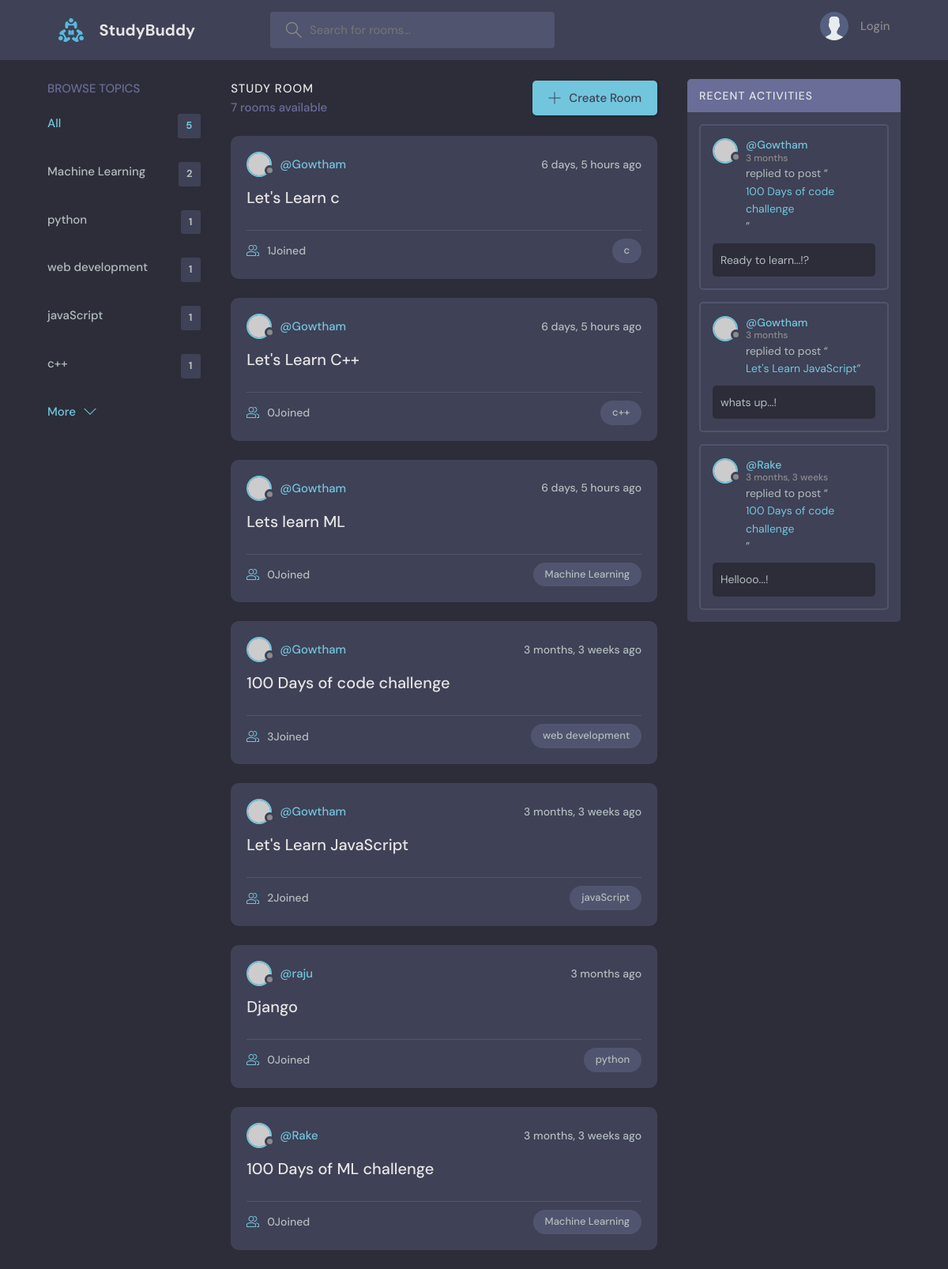
The page / on the database its author committed.
### basics/models.py (models this page shows, shortened)
class Topic(models.Model):
    name=models.CharField(max_length=200)

class Room(models.Model):
    host=models.ForeignKey(User,on_delete=models.SET_NULL,null=True)
    topic=models.ForeignKey(Topic,on_delete=models.SET_NULL,null=True)
    name=models.CharField(max_length=200)
    description=models.TextField(null=True,blank=True)
    participants=models.ManyToManyField(User,related_name='participants',blank=True)
    updated = models.DateTimeField(auto_now=True)
    created=models.DateTimeField(auto_now_add=True)
    class Meta:
        ordering=['-updated','-created']
    def __str__(self):
        return self.name

class Message(models.Model):
    user= models.ForeignKey(User,on_delete=models.CASCADE)
    room=models.ForeignKey(Room,on_delete=models.CASCADE)#If the room gets deleted then all the childrens get deleted
    body=models.TextField()
    updated = models.DateTimeField(auto_now=True)
    created=models.DateTimeField(auto_now_add=True)
    class Meta:
        ordering=['-updated','-created']

### basics/views.py (the view)
# urls.py: 2. Add a URL to urlpatterns:  path('', views.home, name='home')
def home(request):
    q = request.GET.get('q') if request.GET.get('q')!= None else ''
    rooms=Room.objects.filter(
                              Q(topic__name__icontains= q)|
                              Q(name__icontains=q)|
                              Q(description__icontains=q)
                              )
    topics=Topic.objects.all()[0:5]
    room_count=rooms.count()
    room_messages = Message.objects.filter(Q(room__topic__name__icontains=q))
    context={'rooms':rooms,'topics':topics,'room_count':room_count,'room_messages':room_messages}
    return render(request,'basics/home.html',context)

### basics/templates/basics/home.html (shortened to what this page needs)
{% extends 'main.html' %}
{% block content %}
    <main class="layout layout--3">
      <div class="container">
        {% include 'basics/topics_components.html' %}
        <div class="roomList">
          <div class="roomList__header">
            <div>
              <h2>Study Room</h2>
              <p>{{room_count}} rooms available</p>
            </div>
            <a class="btn btn--main" href="{% url 'create-room' %}">
              <svg version="1.1" xmlns="http://www.w3.org/2000/svg" width="32" height="32" viewBox="0 0 32 32">
                <title>add</title>
                <path
                  d="M16.943 0.943h-1.885v14.115h-14.115v1.885h14.115v14.115h1.885v-14.115h14.115v-1.885h-14.115v-14.115z"
                ></path>
              </svg>
              Create Room
            </a>
          </div>
          {% include 'basics/feed_component.html' %}
        </div>
      {% include 'basics/Activity_component.html' %}
      </div>
    </main>
{% endblock %}

### basics/templates/basics/topics_components.html
<div class="topics">
  <div class="topics__header">
      <h2>Browse Topics</h2>
  </div>
  <ul class="topics__list">
      <li>
          <a href="{% url 'home' %}" class="active">All <span>{{topics.count}}</span></a>
      </li>
      {% for topic in topics %}
      <li>
          <a href="{% url 'home' %}?q={{topic.name}}">{{topic.name}}<span>{{topic.room_set.all.count}}</span></a>
      </li>
      {% endfor %}
  </ul>
  <a class="btn btn--link" href="{% url 'topics' %}">
      More
      <svg version="1.1" xmlns="http://www.w3.org/2000/svg" width="32" height="32" viewBox="0 0 32 32">
          <title>chevron-down</title>
          <path d="M16 21l-13-13h-3l16 16 16-16h-3l-13 13z"></path>
      </svg>
  </a>
</div>

### basics/templates/basics/feed_component.html (shortened to what this page needs)
{% for room in rooms %}
<div class="roomListRoom">
  <div class="roomListRoom__header">
    <a href="{% url 'user-profile' room.host.id %}" class="roomListRoom__author">
      <div class="avatar avatar--small">
        <img src="https://randomuser.me/api/portraits/women/11.jpg" />
      </div>
      <span>@{{room.host.username}}</span>
    </a>
    <div class="roomListRoom__actions">
      <span>{{room.created|timesince}} ago</span>
    </div>
  </div>
  <div class="roomListRoom__content">
    <a href="{% url 'room' room.id %}">{{room.name}}</a>
  </div>
  <div class="roomListRoom__meta">
    <a href="{% url 'room' room.id %}" class="roomListRoom__joined">
      {{room.participants.all.count}}Joined
    </a>
    <p class="roomListRoom__topic">{{room.topic.name}}</p>
  </div>
</div>
{% endfor %}

### basics/templates/basics/Activity_component.html (shortened to what this page needs)
<div class="activities">
  <div class="activities__header">
    <h2>Recent Activities</h2>
  </div>
  {% for message in room_messages %}
  <div class="activities__box">
    <div class="activities__boxHeader roomListRoom__header">
      <a href="{% url 'user-profile' message.user.id %}" class="roomListRoom__author">
        <div class="avatar avatar--small">
          <img src="https://randomuser.me/api/portraits/women/11.jpg" />
        </div>
        <p>
          @{{message.user}}
          <span>{{message.created | timesince}}</span>
        </p>
      </a>
    </div>
    <div class="activities__boxContent">
      <p>replied to post “<a href="{% url 'room' message.room.id %}">{{message.room}}</a>”</p>
      <div class="activities__boxRoomContent">
        {{message.body}}
      </div>
    </div>
  </div>
  {% endfor %}

### rows shown on the page
Topic: name "Machine Learning", room_set.all.count "2"
Topic: name "python", room_set.all.count "1"
Topic: name "web development", room_set.all.count "1"
Topic: name "javaScript", room_set.all.count "1"
Topic: name "c++", room_set.all.count "1"
Room: host.username "Gowtham", created "6 days, 5 hours", name "Let's Learn c", participants.all.count "1", topic.name "c"
Room: host.username "Gowtham", created "6 days, 5 hours", name "Let's Learn C++", participants.all.count "0", topic.name "c++"
Room: host.username "Gowtham", created "6 days, 5 hours", name "Lets learn ML", participants.all.count "0", topic.name "Machine Learning"
Room: host.username "Gowtham", created "3 months, 3 weeks", name "100 Days of code challenge", participants.all.count "3", topic.name "web development"
Room: host.username "Gowtham", created "3 months, 3 weeks", name "Let's Learn JavaScript", participants.all.count "2", topic.name "javaScript"
Room: host.username "raju", created "3 months", name "Django", participants.all.count "0", topic.name "python"
Room: host.username "Rake", created "3 months, 3 weeks", name "100 Days of ML challenge", participants.all.count "0", topic.name "Machine Learning"
Message: user "Gowtham", created "3 months", room "100 Days of code challenge", body "Ready to learn...!?"
Message: user "Gowtham", created "3 months", room "Let's Learn JavaScript", body "whats up...!"
Message: user "Rake", created "3 months, 3 weeks", room "100 Days of code challenge", body "Hellooo...!"

### other values the page prints
{{ topics.count }} "5"
{{ room_count }} "7"
